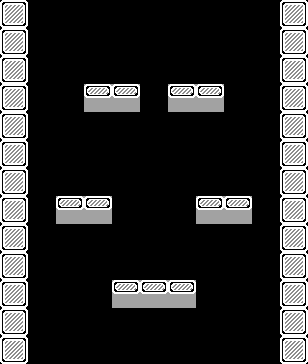

A 2D game scene composited from a Tiled map and its tileset images. What follows is a short description and the map's XML, with every tile layer's data as written:
An orthogonal 11x13 tile map with 28x28 px tiles, 1 tile layer (blocks).

<map version="1.10" tiledversion="1.10.2" orientation="orthogonal" renderorder="left-down" width="11" height="13" tilewidth="28" tileheight="28" infinite="0" nextlayerid="10" nextobjectid="1">
 <editorsettings>
  <export target="map.json" format="json" />
 </editorsettings>
 <tileset firstgid="1" source="blocks.tsx" />
 <layer id="1" name="blocks" width="11" height="13">
  <data encoding="csv">
3,0,0,0,0,0,0,0,0,0,3,
3,0,0,0,0,0,0,0,0,0,3,
3,0,0,0,0,0,0,0,0,0,3,
3,0,0,2,2,0,2,2,0,0,3,
3,0,0,0,0,0,0,0,0,0,3,
3,0,0,0,0,0,0,0,0,0,3,
3,0,0,0,0,0,0,0,0,0,3,
3,0,2,2,0,0,0,2,2,0,3,
3,0,0,0,0,0,0,0,0,0,3,
3,0,0,0,0,0,0,0,0,0,3,
3,0,0,0,2,2,2,0,0,0,3,
3,0,0,0,0,0,0,0,0,0,3,
3,0,0,0,0,0,0,0,0,0,3
</data>
 </layer>
</map>
